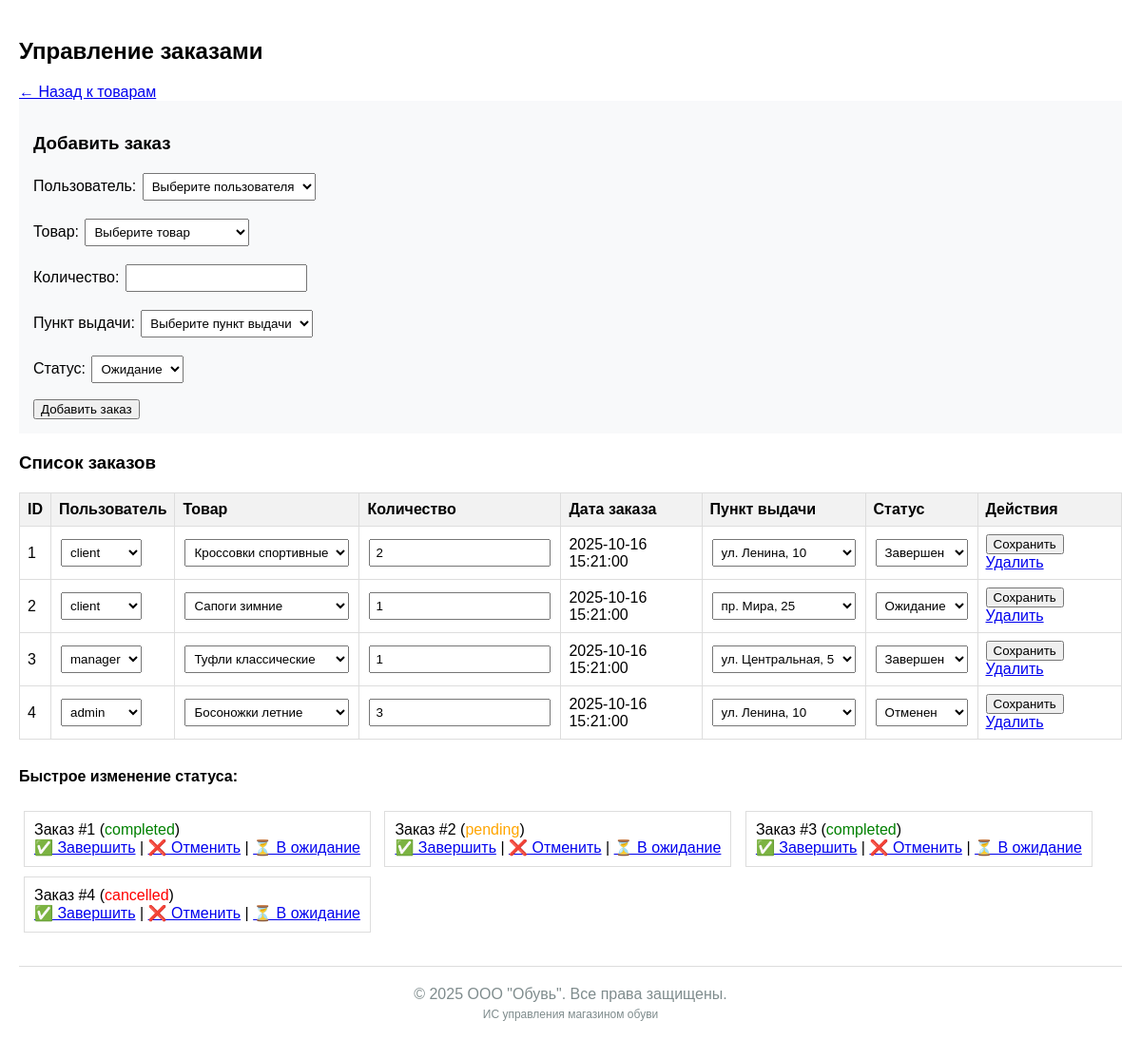
Screenshot of /obuv_shop/admin_orders.php (signed in) with the database file from the repository.
### tables this page shows
CREATE TABLE `orders` (
  `id` int(11) NOT NULL,
  `user_id` int(11) DEFAULT NULL,
  `product_id` int(11) DEFAULT NULL,
  `quantity` int(11) NOT NULL,
  `order_date` timestamp NOT NULL DEFAULT CURRENT_TIMESTAMP,
  `pickup_point_id` int(11) DEFAULT NULL,
  `status` enum('pending','completed','cancelled') DEFAULT 'pending'
);

CREATE TABLE `users` (
  `id` int(11) NOT NULL,
  `login` varchar(50) NOT NULL,
  `password` varchar(255) NOT NULL,
  `role` enum('client','manager','admin') NOT NULL,
  `fio` varchar(100) DEFAULT NULL
);

CREATE TABLE `products` (
  `id` int(11) NOT NULL,
  `name` varchar(255) NOT NULL,
  `description` text,
  `price` decimal(10,2) NOT NULL,
  `size` int(11) DEFAULT NULL,
  `quantity` int(11) DEFAULT '0',
  `image_path` varchar(255) DEFAULT NULL,
  `discount` int(11) DEFAULT '0',
  `category` varchar(100) DEFAULT NULL,
  `manufacturer` varchar(100) DEFAULT NULL,
  `supplier` varchar(100) DEFAULT NULL,
  `unit` varchar(50) DEFAULT 'шт.',
  `fio` varchar(100) DEFAULT NULL
);

CREATE TABLE `pickup_points` (
  `id` int(11) NOT NULL,
  `address` varchar(255) NOT NULL,
  `working_hours` varchar(100) DEFAULT NULL
);

### obuv_shop/admin_orders.php (the view, shortened to what this page needs)
<?php
include 'config.php';
$users = $pdo->query("SELECT id, login FROM users")->fetchAll();
$products = $pdo->query("SELECT id, name FROM products")->fetchAll();
$pickup_points = $pdo->query("SELECT id, address FROM pickup_points")->fetchAll();
$orders = $pdo->query("
    SELECT o.*, u.login, p.name as product_name, pp.address
    FROM orders o
    LEFT JOIN users u ON o.user_id = u.id
    LEFT JOIN products p ON o.product_id = p.id
    LEFT JOIN pickup_points pp ON o.pickup_point_id = pp.id
    ORDER BY o.order_date DESC
")->fetchAll();
?>
<!DOCTYPE html>
<html lang="ru">
<head>
</head>
<body>
    <h2>Управление заказами</h2>
    <a href="products.php">← Назад к товарам</a>
    <div class="add-form">
        <h3>Добавить заказ</h3>
        <form method="POST">
            <div class="form-group">
                <label>Пользователь:</label>
                <select name="user_id" required>
                    <option value="">Выберите пользователя</option>
                </select>
            </div>
            <div class="form-group">
                <label>Товар:</label>
                <select name="product_id" required>
                    <option value="">Выберите товар</option>
                </select>
            </div>
            <div class="form-group">
                <label>Количество:</label>
                <input type="number" name="quantity" min="1" required>
            </div>
            <div class="form-group">
                <label>Пункт выдачи:</label>
                <select name="pickup_point_id" required>
                    <option value="">Выберите пункт выдачи</option>
                </select>
            </div>
            <div class="form-group">
                <label>Статус:</label>
                <select name="status" required>
                    <option value="pending">Ожидание</option>
                </select>
            </div>
            <button type="submit">Добавить заказ</button>
        </form>
    </div>
    <h3>Список заказов</h3>
    <?php if (empty($orders)): ?>
        <p>Заказов нет</p>
    <?php else: ?>
        <table>
            <tr>
                <th>ID</th>
                <th>Пользователь</th>
                <th>Товар</th>
                <th>Количество</th>
                <th>Дата заказа</th>
                <th>Пункт выдачи</th>
                <th>Статус</th>
                <th>Действия</th>
            </tr>
            <?php foreach ($orders as $order): ?>
            <tr>
                <form method="POST">
                    <td><?= $order['id'] ?></td>
                    <td>
                        <select name="user_id" required>
                            <?php foreach ($users as $user): ?>
                                <option value="<?= $user['id'] ?>" <?= $user['id'] == $order['user_id'] ? 'selected' : '' ?>>
                                    <?= htmlspecialchars($user['login']) ?>
                                </option>
                            <?php endforeach; ?>
                        </select>
                    </td>
                    <td>
                        <select name="product_id" required>
                            <?php foreach ($products as $product): ?>
                                <option value="<?= $product['id'] ?>" <?= $product['id'] == $order['product_id'] ? 'selected' : '' ?>>
                                    <?= htmlspecialchars($product['name']) ?>
                                </option>
                            <?php endforeach; ?>
                        </select>
                    </td>
                    <td><input type="number" name="quantity" value="<?= $order['quantity'] ?>" min="1" required></td>
                    <td><?= $order['order_date'] ?></td>
                    <td>
                        <select name="pickup_point_id" required>
                            <?php foreach ($pickup_points as $point): ?>
                                <option value="<?= $point['id'] ?>" <?= $point['id'] == $order['pickup_point_id'] ? 'selected' : '' ?>>
                                    <?= htmlspecialchars($point['address']) ?>
                                </option>
                            <?php endforeach; ?>
                        </select>
                    </td>
                    <td>
                        <select name="status" required>
                            <option value="pending" <?= $order['status'] == 'pending' ? 'selected' : '' ?>>Ожидание</option>
                            <option value="completed" <?= $order['status'] == 'completed' ? 'selected' : '' ?>>Завершен</option>
                            <option value="cancelled" <?= $order['status'] == 'cancelled' ? 'selected' : '' ?>>Отменен</option>
                        </select>
                    </td>
                    <td>
                        <button type="submit">Сохранить</button>
                        <a href="admin_orders.php?delete_order=<?= $order['id'] ?>"
                           onclick="return confirm('Удалить заказ?')">Удалить</a>
                    </td>
                </form>
            </tr>
            <?php endforeach; ?>
        </table>
    <?php endif; ?>
    <div style="margin-top: 30px;">
        <h4>Быстрое изменение статуса:</h4>
        <?php foreach ($orders as $order): ?>
        <div style="display: inline-block; margin: 5px; padding: 10px; border: 1px solid #ddd;">
            Заказ #<?= $order['id'] ?>
            (<span class="status-<?= $order['status'] ?>"><?= $order['status'] ?></span>)
            <br>
            <a href="admin_orders.php?update_status=<?= $order['id'] ?>&status=completed">✅ Завершить</a> |
            <a href="admin_orders.php?update_status=<?= $order['id'] ?>&status=cancelled">❌ Отменить</a> |
            <a href="admin_orders.php?update_status=<?= $order['id'] ?>&status=pending">⏳ В ожидание</a>
        </div>
        <?php endforeach; ?>
    </div>
    <div style="text-align: center; margin-top: 30px; padding-top: 20px; border-top: 1px solid #ddd;">
        <p style="margin: 0; color: #7f8c8d;">&copy; 2025 ООО "Обувь". Все права защищены.</p>
        <p style="margin: 5px 0 0; color: #7f8c8d; font-size: 12px;">ИС управления магазином обуви</p>
    </div>
</body>
</html>

### obuv_shop/admin_orders.php (style rules this page uses)
body { font-family: Arial, sans-serif; max-width: 1200px; margin: 0 auto; padding: 20px; }
table { width: 100%; border-collapse: collapse; margin: 20px 0; }
th, td { border: 1px solid #ddd; padding: 8px; text-align: left; }
th { background-color: #f2f2f2; }
.form-group { margin-bottom: 15px; }
.add-form { background: #f8f9fa; padding: 15px; margin-bottom: 20px; }
select, input { padding: 5px; margin: 2px; }
.status-pending { color: orange; }
.status-completed { color: green; }
.status-cancelled { color: red; }

### rows the page displays
orders: id "1", user_id "client", product_id "Кроссовки спортивные", quantity "2", order_date "2025-10-16 15:21:00", pickup_point_id "ул. Ленина, 10", status "Завершен", status "completed"
orders: id "2", user_id "client", product_id "Сапоги зимние", quantity "1", order_date "2025-10-16 15:21:00", pickup_point_id "пр. Мира, 25", status "Ожидание", status "pending"
orders: id "3", user_id "manager", product_id "Туфли классические", quantity "1", order_date "2025-10-16 15:21:00", pickup_point_id "ул. Центральная, 5", status "Завершен", status "completed"
orders: id "4", user_id "admin", product_id "Босоножки летние", quantity "3", order_date "2025-10-16 15:21:00", pickup_point_id "ул. Ленина, 10", status "Отменен", status "cancelled"
